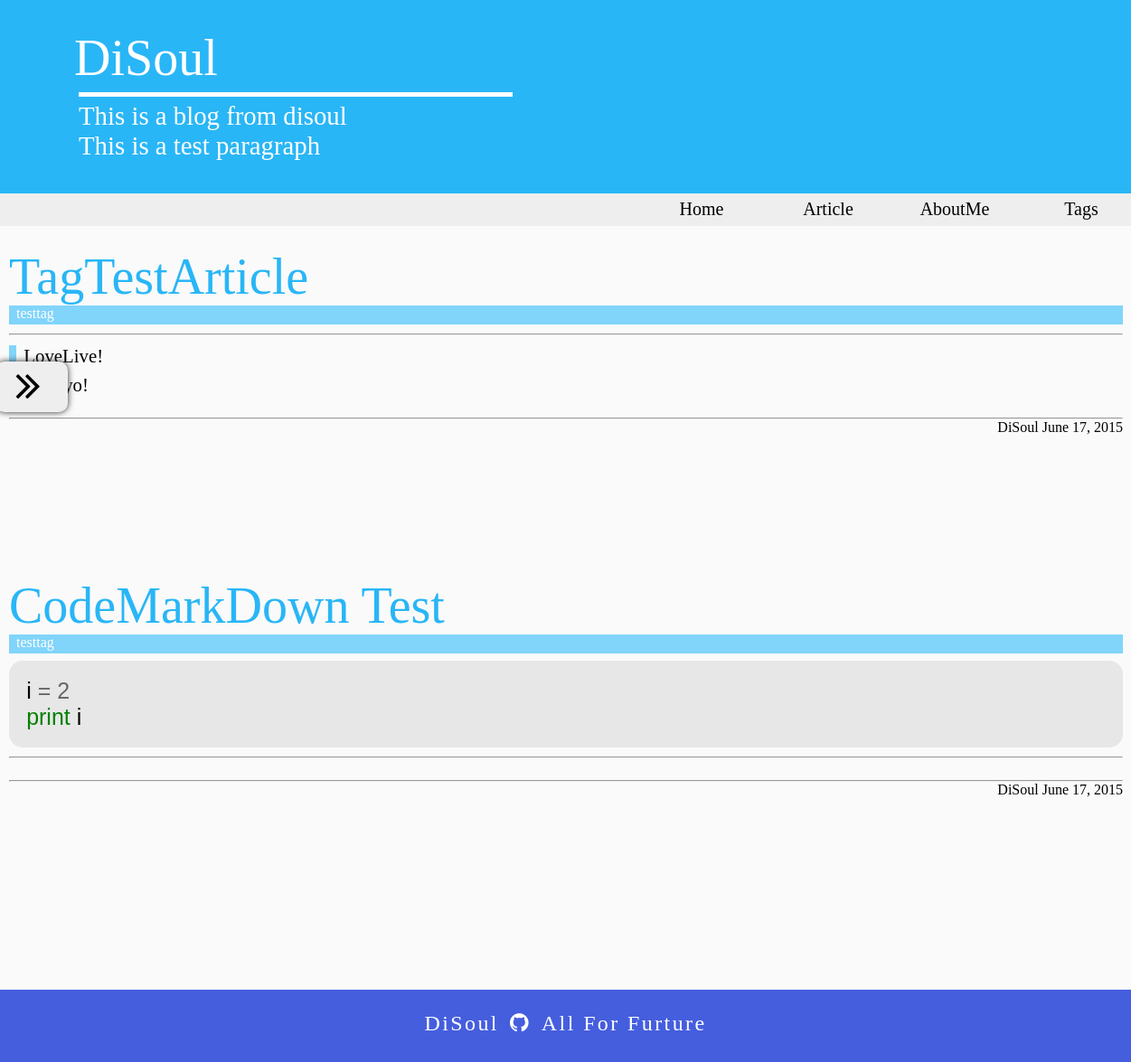
Screenshot of /blog/ with the database file from the repository.
### blog/models.py (models this page shows)
class Article(models.Model):
    title = models.CharField(max_length=100)
    tag = models.ManyToManyField(ArticleTags)
    content = models.TextField()
    date = models.DateTimeField(auto_now=True)
    class Meta():
        ordering = ['-date']

class ArticleTags(models.Model):
    tag_name = models.CharField(max_length=100)

### blog/views.py (the view)
def home(request):
    homepage = get_template('home.html')
    tag_objs = ArticleTags.objects.all()
    article_objs = Article.objects.all()
    context = Context({
              'tags':tag_objs,
              'articles':article_objs,
        })
    return HttpResponse(homepage.render(context))

### blog/templatetags/markdown_parse.py (called while the page is built)
@register.filter(name='markdown')
def markdown(value):
    return mark_safe(markdown2.markdown(value,extras=['fenced-code-blocks']))

### disoul_blog/templates/home.html (shortened to what this page needs)
{% extends "base.html" %}
{% block main-content %}
{% load markdown_parse %}
<div class="main-content">
    <div class="article_block">
	{% for article in articles %}
	<div class="article">
		<div class="article-title">
		    {{ article.title }}
		</div>
		<div class="article-tag">
		    {% for articletag in article.tag.all %}
		    <a href="#">{{ articletag.tag_name }}</a>
		    {% endfor %}
		</div>
		<div class="article-content">
		    {{ article.content|markdown }}
		</div>
		<div class="article-other">
		    <hr>
		    <div>
		        <p>DiSoul {{ article.date|date:"F j, Y" }}
		    </div>
		</div>
	</div>
	{% endfor %}
    </div>
</div>
{% endblock %}
{% block left-list %}
    <div class="left-list-control">
        <i class="fa fa-angle-double-right fa-3x"></i>
    </div>
{% endblock %}

### blog/static/css/code.css (style rules this page uses)
.o { color: #666666 }
.nb { color: #008000 }
.mi { color: #666666 }

### blog/static/css/index.css (style rules this page uses)
* { -webkit-box-sizing:border-box;-moz-box-sizing:border-box;box-sizing:border-box;margin:0 }
.main-content { display:flex;justify-content:space-around;align-items:flex-start }
.article_block { width:80em;margin-bottom:5em }
.article_block .article { padding:1.5em;padding-bottom:0;margin-bottom:8em }
.article_block .article .article-title { font-size:3.5em;color:#29b6f6 }
.article_block .article .article-tag { width:100%;height:1.3em;background-color:#81d4fa;margin-bottom:.5em }
.article_block .article .article-tag a { cursor:pointer;color:#fff;margin-right:.5em;margin-left:.5em;text-decoration:none }
.article_block .article .article-content { font-size:1.3em }
.article_block .article .article-other { width:100%;height:1.5em }
.article_block .article .article-other hr { margin-top:1.5em;color:#81d4fa }
.article_block .article .article-other div { height:100%;float:right }
.left-list-control { position:fixed;width:5em;height:3.5em;background-color:#eee;top:400px;left:-5px;cursor:pointer;border:10px solid #eee;border-radius:10px;box-shadow:0 0 7px #2a2a2a }
.left-list-control i { float:right;margin-right:20px;position:relative;bottom:8px }
body { display:flex;min-height:100vh;flex-direction:column }
body { background-color:#fafafa }
.codehilite { background-color:#e7e7e7;padding:.2em;border:15px solid #e7e7e7;border-radius:15px }
.codehilite code { font-family:"Source Code Pro Light","Spurce Code Pro","Arial";font-size:1.2em }
.article-content hr { margin-top:.5em;margin-bottom:.5em }
.article-content ul { border-left:.4em solid #81d4fa;padding-left:.4em }
.article-content ul li { list-style-type:none;margin-top:.4em;margin-bottom:.4em }

### rows the page displays
Article: title "TagTestArticle", content "LoveLive!", date "June 17, 2015"
ArticleTags: tag_name "testtag"
Article: title "CodeMarkDown Test", content "i = 2 print i", date "June 17, 2015"
